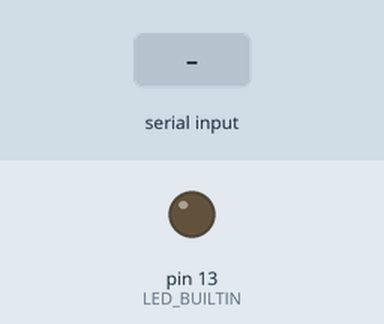
Simulated run of this sketch. Board: Arduino Uno, built with avr-gcc and run on an emulated ATmega328P. Parts: output pins drawn as LEDs (lit = HIGH). Dashed ring = blinking. The inputs (shaded band) are chosen by the test bench. What the sketch prints to the serial monitor is not drawn.

Above: at 1.2 s.
1.3 s: "GNRL003#" received over Serial
At 1.43 s:
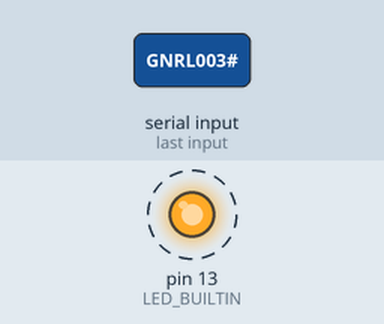
4.3 s: "SET001#" received over Serial
At 6.3 s:
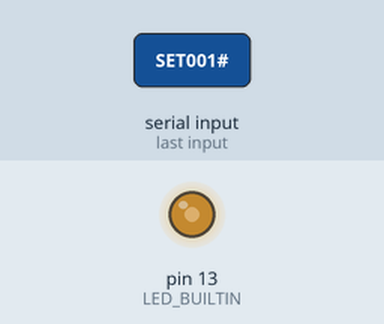
6.8 s: "SET001#" received over Serial
Timing chart, 0 to 10.0 s (numbered marks = the images above; inputs shaded):
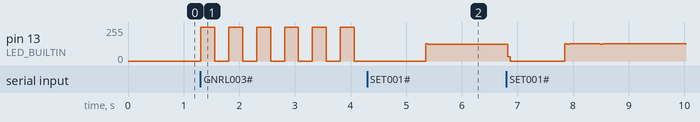

The sketch:

SerialTests.ino
```cpp
// Facciamo che raspberry manda comando e aspetta il DONE
// Arduino fa steram dei dati ad ogni giro. Ci penserà poi RPI se leggerli o no...Arduino li butta fuori e fine.
// Arduino stream in out; Raspberry manda comandi a polling

char inData[10];
byte index = 0;
char EOP = ';';
String readString;
String incomingCommand;
String incomingNumber;

/*
String sendCommandList = "CMDX001# CMDX002# SRVMT003# TMPXX005#
                          GNRL001# GNRL002# GNRL003# SET001# 650# 1000# 100#";
*/

boolean ledBlink_enable = false;

int ledBlinkingConstant = 250;
int inputValue;
/*
GNRL001 ON command for LED_BUILTIN pin
GNRL002 OFF command for LED_BUILTIN pin

*/
void setup() {
  Serial.begin(9600);
  pinMode(LED_BUILTIN, OUTPUT);

}

void loop() {

  if(Serial.available() > 0) {
    incomingCommand = Serial.readStringUntil('#');
    Serial.read(); // legge un solo carattere dal buffer: pulisce il #
    // Posso inviare comandi multipli. Faccio tutto il giro (del loop) e il buffer rimane pieno.
    // Pian piano lo svuoto. Oppure mi metto in while e mi blocco a leggere tutto
    if (incomingCommand.length() > 0) {
      Serial.println(incomingCommand);
      //Serial.flush();
    }
  }

  if(incomingCommand == "GNRL001"){
    digitalWrite(LED_BUILTIN, HIGH);
  }

  if(incomingCommand == "GNRL002"){
    digitalWrite(LED_BUILTIN, LOW);
  }

  if(incomingCommand == "GNRL003"){
    ledBlink_enable = true;
  }

  if(incomingCommand == "SET001"){ // dopo questo comando invio sempre il valore da settare
    incomingNumber = Serial.readStringUntil('#');
    Serial.read();
    Serial.println(incomingNumber);
    if (incomingNumber.length() > 0) {
      inputValue = incomingNumber.toInt();
      Serial.println(inputValue);
    }

    ledBlinkingConstant = inputValue;
    Serial.println(ledBlinkingConstant);
  }

  if(ledBlink_enable){
    ledBlink(LED_BUILTIN, ledBlinkingConstant);
  }
  incomingCommand = "";
}

void ledBlink(byte pinNumber, unsigned long timingInterval){
  static unsigned long previousMillis_ledBlink;
  static bool ledState_ledBlink;

  unsigned long currentMillis_ledBlink = millis();

  if(currentMillis_ledBlink - previousMillis_ledBlink > timingInterval){
    previousMillis_ledBlink = currentMillis_ledBlink;

    if(ledState_ledBlink == LOW){
      ledState_ledBlink = HIGH;
      digitalWrite(pinNumber, ledState_ledBlink);
    }
    else{
      ledState_ledBlink = LOW;
      digitalWrite(pinNumber, ledState_ledBlink);
    }
    Serial.print(ledState_ledBlink);
  }
}
```

Measured:
- after the input at 1.3 s, pin 13 (LED_BUILTIN): alternates 255/255 for 0.25 s and 0/255 for 0.25 s, starting at once
